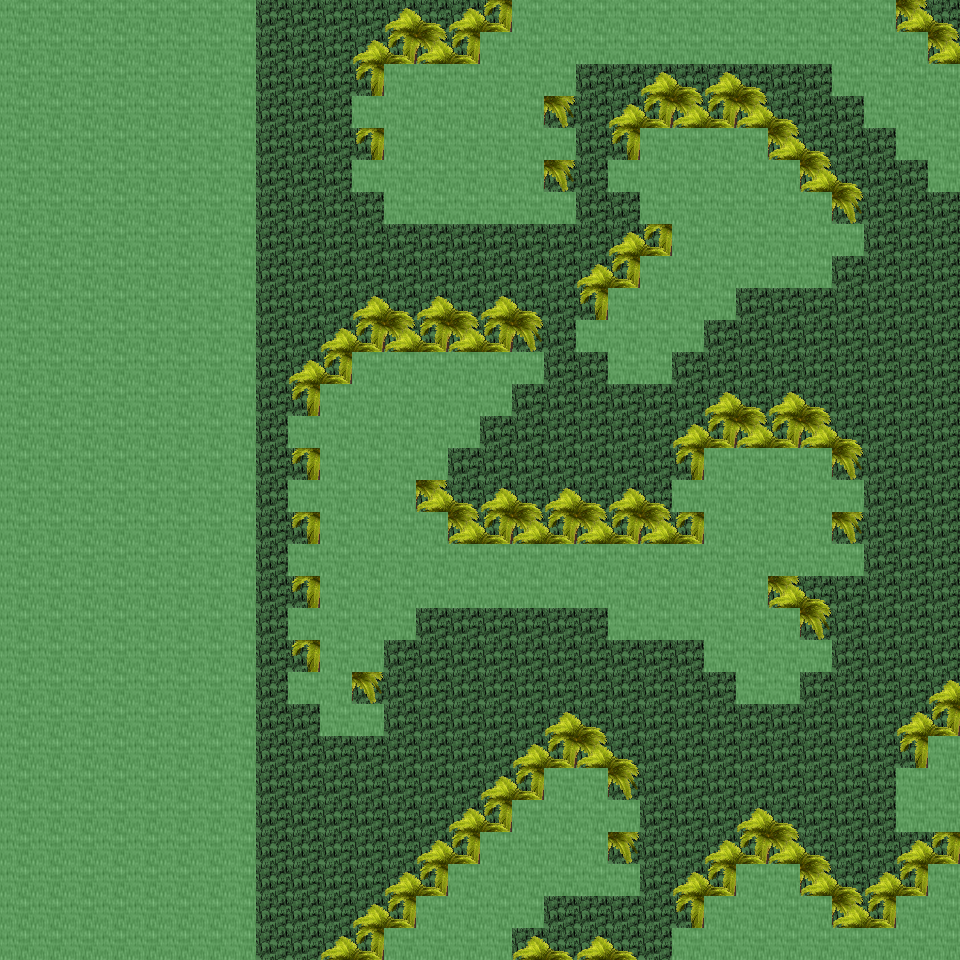

Tiled map render using the project's own tile images. Description and the map definition, with tile-layer contents summarised, below:
An orthogonal 30x30 tile map with 32x32 px tiles, 6 tile layers (Ground, Object, Object2, Above, ...), 24 tilesets and 4 objects (4x mapExit).

<map version="1.0" orientation="orthogonal" renderorder="right-down" width="30" height="30" tilewidth="32" tileheight="32" nextobjectid="5">
  <tileset firstgid="1" name="tileset_ground_ground" tilewidth="32" tileheight="32" tilecount="33" columns="3">
    <image source="../drawable/tileset_ground_ground.png" width="96" height="352" />
  </tileset>
  <tileset firstgid="34" name="tileset_ground_water_pool" tilewidth="32" tileheight="32" tilecount="72" columns="3">
    <image source="../drawable/tileset_ground_water_pool.png" width="96" height="768" />
  </tileset>
  <tileset firstgid="106" name="tileset_ground_water_pool_corners" tilewidth="32" tileheight="32" tilecount="72" columns="3">
    <image source="../drawable/tileset_ground_water_pool_corners.png" width="96" height="768" />
  </tileset>
  <tileset firstgid="178" name="tileset_ground_grass_edges" tilewidth="32" tileheight="32" tilecount="36" columns="12">
    <image source="../drawable/tileset_ground_grass_edges.png" width="384" height="96" />
  </tileset>
  <tileset firstgid="214" name="tileset_ground_grass_corners" tilewidth="32" tileheight="32" tilecount="24" columns="6">
    <image source="../drawable/tileset_ground_grass_corners.png" width="192" height="128" />
  </tileset>
  <tileset firstgid="238" name="tileset_plant_tree_palm_tree" tilewidth="32" tileheight="32" tilecount="6" columns="2">
    <image source="../drawable/tileset_plant_tree_palm_tree.png" width="64" height="96" />
  </tileset>
  <tileset firstgid="244" name="tileset_logic_creature_animal" tilewidth="32" tileheight="32" tilecount="32" columns="8">
    <image source="../drawable/tileset_logic_creature_animal.png" width="256" height="128" />
  </tileset>
  <tileset firstgid="276" name="tileset_logic_collision" tilewidth="32" tileheight="32" tilecount="1" columns="1">
    <image source="../drawable/tileset_logic_collision.png" width="32" height="32" />
  </tileset>
  <tileset firstgid="277" name="tileset_item_corpse_huge_animal" tilewidth="32" tileheight="32" tilecount="16" columns="2">
    <image source="../drawable/tileset_item_corpse_huge_animal.png" width="64" height="256" />
  </tileset>
  <tileset firstgid="293" name="tileset_object_tent" tilewidth="32" tileheight="32" tilecount="9" columns="3">
    <image source="../drawable/tileset_object_tent.png" width="96" height="96" />
  </tileset>
  <tileset firstgid="302" name="tileset_logic_creature_amazon" tilewidth="32" tileheight="32" tilecount="16" columns="8">
    <image source="../drawable/tileset_logic_creature_amazon.png" width="256" height="64" />
  </tileset>
  <tileset firstgid="318" name="tileset_furniture_light_iron_lamp" tilewidth="32" tileheight="32" tilecount="3" columns="1">
    <image source="../drawable/tileset_furniture_light_iron_lamp.png" width="32" height="96" />
  </tileset>
  <tileset firstgid="321" name="tileset_furniture_light_flames" tilewidth="32" tileheight="32" tilecount="6" columns="6">
    <image source="../drawable/tileset_furniture_light_flames.png" width="192" height="32" />
  </tileset>
  <tileset firstgid="327" name="tileset_ground_rock_large_boulder" tilewidth="32" tileheight="32" tilecount="9" columns="3">
    <image source="../drawable/tileset_ground_rock_large_boulder.png" width="96" height="96" />
  </tileset>
  <tileset firstgid="336" name="tileset_ground_rock_rocks_2" tilewidth="32" tileheight="32" tilecount="4" columns="2">
    <image source="../drawable/tileset_ground_rock_rocks_2.png" width="64" height="64" />
  </tileset>
  <tileset firstgid="340" name="tileset_logic_creature_elemental" tilewidth="32" tileheight="32" tilecount="16" columns="8">
    <image source="../drawable/tileset_logic_creature_elemental.png" width="256" height="64" />
  </tileset>
  <tileset firstgid="356" name="tileset_logic_item_fruits" tilewidth="32" tileheight="32" tilecount="16" columns="8">
    <image source="../drawable/tileset_logic_item_fruits.png" width="256" height="64" />
  </tileset>
  <tileset firstgid="372" name="tileset_plant_pineapple_plant" tilewidth="32" tileheight="32" tilecount="6" columns="2">
    <image source="../drawable/tileset_plant_pineapple_plant.png" width="64" height="96" />
  </tileset>
  <tileset firstgid="378" name="tileset_item_statue_flowered_arch" tilewidth="32" tileheight="32" tilecount="24" columns="6">
    <image source="../drawable/tileset_item_statue_flowered_arch.png" width="192" height="128" />
  </tileset>
  <tileset firstgid="402" name="tileset_ground_grass_2" tilewidth="32" tileheight="32" tilecount="21" columns="3">
    <image source="../drawable/tileset_ground_grass_2.png" width="96" height="224" />
  </tileset>
  <tileset firstgid="423" name="tileset_light_dim_yellow_light_7x5" tilewidth="32" tileheight="32" tilecount="35" columns="7">
    <image source="../drawable/tileset_light_dim_yellow_light_7x5.png" width="224" height="160" />
  </tileset>
  <tileset firstgid="458" name="tileset_light_yellow_light_5x5" tilewidth="32" tileheight="32" tilecount="25" columns="5">
    <image source="../drawable/tileset_light_yellow_light_5x5.png" width="160" height="160" />
  </tileset>
  <tileset firstgid="483" name="tileset_logic_creature_spider" tilewidth="32" tileheight="32" tilecount="3" columns="3">
    <image source="../drawable/tileset_logic_creature_spider.png" width="96" height="32" />
  </tileset>
  <tileset firstgid="486" name="tileset_logic_creature_reptile" tilewidth="32" tileheight="32" tilecount="7" columns="7">
    <image source="../drawable/tileset_logic_creature_reptile.png" width="224" height="32" />
  </tileset>
  <layer name="Ground" width="30" height="30">
    <data>[900 cells, 900 non-empty, 3 distinct tile ids]</data>
  </layer>
  <layer name="Object" width="30" height="30">
    <data>[900 cells, 249 non-empty, 3 distinct tile ids]</data>
  </layer>
  <layer name="Object2" width="30" height="30">
    <data>[900 cells, 174 non-empty, 2 distinct tile ids]</data>
  </layer>
  <layer name="Above" width="30" height="30">
    <data>[900 cells, 269 non-empty, 4 distinct tile ids]</data>
  </layer>
  <layer name="Above2" width="30" height="30">
    <data>[900 cells, 52 non-empty, 2 distinct tile ids]</data>
  </layer>
  <layer name="Walkable" width="30" height="30">
    <data>[900 cells, 489 non-empty, 1 distinct tile ids]</data>
  </layer>
  <objectgroup name="MapEvents">
    <object id="1" name="north" type="mapExit" x="256" y="0" width="256" height="32">
      <properties>
        <property name="map" value="level_0_x277_y25" />
        <property name="x" value="8" />
        <property name="y" value="28" />
      </properties>
    </object>
    <object id="2" name="north2" type="mapExit" x="896" y="0" width="64" height="32">
      <properties>
        <property name="map" value="level_0_x277_y25" />
        <property name="x" value="28" />
        <property name="y" value="28" />
      </properties>
    </object>
    <object id="3" name="south" type="mapExit" x="256" y="928" width="128" height="32">
      <properties>
        <property name="map" value="level_0_x277_y27" />
        <property name="x" value="8" />
        <property name="y" value="1" />
      </properties>
    </object>
    <object id="4" name="south2" type="mapExit" x="512" y="928" width="160" height="32">
      <properties>
        <property name="map" value="level_0_x277_y27" />
        <property name="x" value="16" />
        <property name="y" value="1" />
      </properties>
    </object>
  </objectgroup>
</map>
